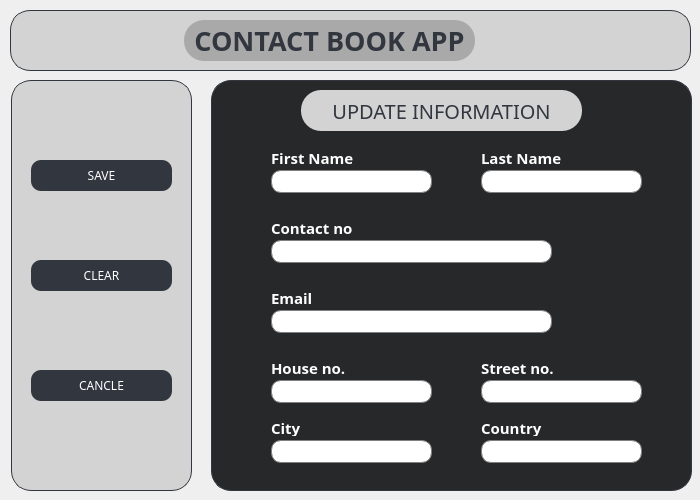
<?xml version="1.0" encoding="UTF-8"?>
<ui version="4.0">
 <class>EditWindow</class>
 <widget class="QDialog" name="EditWindow">
  <property name="geometry">
   <rect>
    <x>0</x>
    <y>0</y>
    <width>700</width>
    <height>500</height>
   </rect>
  </property>
  <property name="windowTitle">
   <string>Dialog</string>
  </property>
  <property name="styleSheet">
   <string notr="true">QForm
{
	background-color: black;
}</string>
  </property>
  <widget class="QFrame" name="LeftPanel">
   <property name="geometry">
    <rect>
     <x>11</x>
     <y>80</y>
     <width>181</width>
     <height>411</height>
    </rect>
   </property>
   <property name="styleSheet">
    <string notr="true">QFrame {
    background-color: lightgray;
    border: 1px solid #31363F;
    border-radius: 20px;
}

QFrame:hover {
    background-color: darkgray;
}</string>
   </property>
   <property name="frameShape">
    <enum>QFrame::StyledPanel</enum>
   </property>
   <property name="frameShadow">
    <enum>QFrame::Raised</enum>
   </property>
   <widget class="QPushButton" name="SaveContactButton">
    <property name="geometry">
     <rect>
      <x>20</x>
      <y>80</y>
      <width>141</width>
      <height>31</height>
     </rect>
    </property>
    <property name="font">
     <font>
      <family>Unispace</family>
     </font>
    </property>
    <property name="cursor">
     <cursorShape>PointingHandCursor</cursorShape>
    </property>
    <property name="styleSheet">
     <string notr="true">QPushButton {
    background-color: #31363F;
    color: white;
    border: none;
    padding: 8px 16px;
    border-radius: 10px;
}
QPushButton:hover {
    background-color: #CED4DA;
    color: #4CAF50;
}</string>
    </property>
    <property name="text">
     <string>SAVE</string>
    </property>
   </widget>
   <widget class="QPushButton" name="CancelAddContact">
    <property name="geometry">
     <rect>
      <x>20</x>
      <y>290</y>
      <width>141</width>
      <height>31</height>
     </rect>
    </property>
    <property name="font">
     <font>
      <family>Unispace</family>
     </font>
    </property>
    <property name="cursor">
     <cursorShape>PointingHandCursor</cursorShape>
    </property>
    <property name="styleSheet">
     <string notr="true">QPushButton {
    background-color: #31363F;
    color: white;
    border: none;
    padding: 8px 16px;
    border-radius: 10px;
}
QPushButton:hover {
    background-color: #CED4DA;
    color: #4CAF50;
}</string>
    </property>
    <property name="text">
     <string>CANCLE</string>
    </property>
   </widget>
   <widget class="QPushButton" name="ClearButton">
    <property name="geometry">
     <rect>
      <x>20</x>
      <y>180</y>
      <width>141</width>
      <height>31</height>
     </rect>
    </property>
    <property name="font">
     <font>
      <family>Unispace</family>
     </font>
    </property>
    <property name="cursor">
     <cursorShape>PointingHandCursor</cursorShape>
    </property>
    <property name="styleSheet">
     <string notr="true">QPushButton {
    background-color: #31363F;
    color: white;
    border: none;
    padding: 8px 16px;
    border-radius: 10px;
}
QPushButton:hover {
    background-color: #CED4DA;
    color: #4CAF50;
}</string>
    </property>
    <property name="text">
     <string>CLEAR</string>
    </property>
   </widget>
  </widget>
  <widget class="QFrame" name="RightPanel">
   <property name="geometry">
    <rect>
     <x>211</x>
     <y>80</y>
     <width>481</width>
     <height>411</height>
    </rect>
   </property>
   <property name="styleSheet">
    <string notr="true">QFrame
{
	background-color: #272829;
	border: 1px solid #31363F;
	border-radius:20px;
}</string>
   </property>
   <property name="frameShape">
    <enum>QFrame::StyledPanel</enum>
   </property>
   <property name="frameShadow">
    <enum>QFrame::Raised</enum>
   </property>
   <widget class="QLabel" name="OperationHeading">
    <property name="geometry">
     <rect>
      <x>90</x>
      <y>10</y>
      <width>281</width>
      <height>41</height>
     </rect>
    </property>
    <property name="font">
     <font>
      <family>Unispace</family>
      <pointsize>15</pointsize>
      <bold>false</bold>
     </font>
    </property>
    <property name="styleSheet">
     <string notr="true">QLabel
{
	border: none;
	background-color: lightgray;
	color: #31363F;
}</string>
    </property>
    <property name="text">
     <string>UPDATE INFORMATION</string>
    </property>
    <property name="alignment">
     <set>Qt::AlignCenter</set>
    </property>
   </widget>
   <widget class="QLabel" name="FirstNameHeading">
    <property name="geometry">
     <rect>
      <x>60</x>
      <y>70</y>
      <width>91</width>
      <height>16</height>
     </rect>
    </property>
    <property name="font">
     <font>
      <family>Unispace</family>
      <pointsize>11</pointsize>
      <bold>true</bold>
     </font>
    </property>
    <property name="styleSheet">
     <string notr="true">QLabel
{
	color: white;
	border: none;
}</string>
    </property>
    <property name="text">
     <string>First Name</string>
    </property>
   </widget>
   <widget class="QLabel" name="ContactNumberHeading">
    <property name="geometry">
     <rect>
      <x>60</x>
      <y>140</y>
      <width>91</width>
      <height>16</height>
     </rect>
    </property>
    <property name="font">
     <font>
      <family>Unispace</family>
      <pointsize>11</pointsize>
      <bold>true</bold>
     </font>
    </property>
    <property name="styleSheet">
     <string notr="true">QLabel
{
	color: white;
	border: none;
}</string>
    </property>
    <property name="text">
     <string>Contact no</string>
    </property>
   </widget>
   <widget class="QLabel" name="HouseHeading">
    <property name="geometry">
     <rect>
      <x>60</x>
      <y>280</y>
      <width>141</width>
      <height>16</height>
     </rect>
    </property>
    <property name="font">
     <font>
      <family>Unispace</family>
      <pointsize>11</pointsize>
      <bold>true</bold>
     </font>
    </property>
    <property name="styleSheet">
     <string notr="true">QLabel
{
	color: white;
	border: none;
}</string>
    </property>
    <property name="text">
     <string>House no.</string>
    </property>
   </widget>
   <widget class="QLineEdit" name="FirstNameInput">
    <property name="geometry">
     <rect>
      <x>60</x>
      <y>90</y>
      <width>161</width>
      <height>23</height>
     </rect>
    </property>
    <property name="font">
     <font>
      <pointsize>10</pointsize>
      <bold>true</bold>
     </font>
    </property>
    <property name="styleSheet">
     <string notr="true">QLineEdit {
    border: 1px solid gray;
    border-radius: 10px;
    color: darkgray; 
}</string>
    </property>
   </widget>
   <widget class="QLineEdit" name="LastNameInput">
    <property name="geometry">
     <rect>
      <x>270</x>
      <y>90</y>
      <width>161</width>
      <height>23</height>
     </rect>
    </property>
    <property name="font">
     <font>
      <pointsize>10</pointsize>
      <bold>true</bold>
     </font>
    </property>
    <property name="styleSheet">
     <string notr="true">QLineEdit {
    border: 1px solid gray;
    border-radius: 10px;
    color: darkgray; 
}
</string>
    </property>
   </widget>
   <widget class="QLineEdit" name="PhoneNumberInput">
    <property name="geometry">
     <rect>
      <x>60</x>
      <y>160</y>
      <width>281</width>
      <height>23</height>
     </rect>
    </property>
    <property name="font">
     <font>
      <pointsize>10</pointsize>
      <bold>true</bold>
     </font>
    </property>
    <property name="styleSheet">
     <string notr="true">QLineEdit {
    border: 1px solid gray;
    border-radius: 10px;
    color: darkgray; 
}
</string>
    </property>
   </widget>
   <widget class="QLineEdit" name="EmailAddressInput">
    <property name="geometry">
     <rect>
      <x>60</x>
      <y>230</y>
      <width>281</width>
      <height>23</height>
     </rect>
    </property>
    <property name="font">
     <font>
      <pointsize>10</pointsize>
      <bold>true</bold>
     </font>
    </property>
    <property name="styleSheet">
     <string notr="true">QLineEdit {
    border: 1px solid gray;
    border-radius: 10px;
    color: darkgray; 
}
</string>
    </property>
   </widget>
   <widget class="QLineEdit" name="HouseInput">
    <property name="geometry">
     <rect>
      <x>60</x>
      <y>300</y>
      <width>161</width>
      <height>23</height>
     </rect>
    </property>
    <property name="font">
     <font>
      <pointsize>10</pointsize>
      <bold>true</bold>
     </font>
    </property>
    <property name="styleSheet">
     <string notr="true">QLineEdit {
    border: 1px solid gray;
    border-radius: 10px;
    color: darkgray; 
}
</string>
    </property>
   </widget>
   <widget class="QLineEdit" name="CountryInput">
    <property name="geometry">
     <rect>
      <x>270</x>
      <y>360</y>
      <width>161</width>
      <height>23</height>
     </rect>
    </property>
    <property name="font">
     <font>
      <pointsize>10</pointsize>
      <bold>true</bold>
     </font>
    </property>
    <property name="styleSheet">
     <string notr="true">QLineEdit {
    border: 1px solid gray;
    border-radius: 10px;
    color: darkgray; 
}
</string>
    </property>
   </widget>
   <widget class="QLineEdit" name="CityInput">
    <property name="geometry">
     <rect>
      <x>60</x>
      <y>360</y>
      <width>161</width>
      <height>23</height>
     </rect>
    </property>
    <property name="font">
     <font>
      <pointsize>10</pointsize>
      <bold>true</bold>
     </font>
    </property>
    <property name="styleSheet">
     <string notr="true">QLineEdit {
    border: 1px solid gray;
    border-radius: 10px;
    color: darkgray; 
}
</string>
    </property>
   </widget>
   <widget class="QLineEdit" name="StreetInput">
    <property name="geometry">
     <rect>
      <x>270</x>
      <y>300</y>
      <width>161</width>
      <height>23</height>
     </rect>
    </property>
    <property name="font">
     <font>
      <pointsize>10</pointsize>
      <bold>true</bold>
     </font>
    </property>
    <property name="styleSheet">
     <string notr="true">QLineEdit {
    border: 1px solid gray;
    border-radius: 10px;
    color: darkgray; 
}
</string>
    </property>
   </widget>
   <widget class="QLabel" name="LastNameHeading">
    <property name="geometry">
     <rect>
      <x>270</x>
      <y>70</y>
      <width>91</width>
      <height>16</height>
     </rect>
    </property>
    <property name="font">
     <font>
      <family>Unispace</family>
      <pointsize>11</pointsize>
      <bold>true</bold>
     </font>
    </property>
    <property name="styleSheet">
     <string notr="true">QLabel
{
	color: white;
	border: none;
}</string>
    </property>
    <property name="text">
     <string>Last Name</string>
    </property>
   </widget>
   <widget class="QLabel" name="EmailHeading">
    <property name="geometry">
     <rect>
      <x>60</x>
      <y>210</y>
      <width>91</width>
      <height>16</height>
     </rect>
    </property>
    <property name="font">
     <font>
      <family>Unispace</family>
      <pointsize>11</pointsize>
      <bold>true</bold>
     </font>
    </property>
    <property name="styleSheet">
     <string notr="true">QLabel
{
	color: white;
	border: none;
}</string>
    </property>
    <property name="text">
     <string>Email</string>
    </property>
   </widget>
   <widget class="QLabel" name="StreetHeading">
    <property name="geometry">
     <rect>
      <x>270</x>
      <y>280</y>
      <width>141</width>
      <height>16</height>
     </rect>
    </property>
    <property name="font">
     <font>
      <family>Unispace</family>
      <pointsize>11</pointsize>
      <bold>true</bold>
     </font>
    </property>
    <property name="styleSheet">
     <string notr="true">QLabel
{
	color: white;
	border: none;
}</string>
    </property>
    <property name="text">
     <string>Street no.</string>
    </property>
   </widget>
   <widget class="QLabel" name="CityHeading">
    <property name="geometry">
     <rect>
      <x>60</x>
      <y>340</y>
      <width>141</width>
      <height>16</height>
     </rect>
    </property>
    <property name="font">
     <font>
      <family>Unispace</family>
      <pointsize>11</pointsize>
      <bold>true</bold>
     </font>
    </property>
    <property name="styleSheet">
     <string notr="true">QLabel
{
	color: white;
	border: none;
}</string>
    </property>
    <property name="text">
     <string>City</string>
    </property>
   </widget>
   <widget class="QLabel" name="CountryHeading">
    <property name="geometry">
     <rect>
      <x>270</x>
      <y>340</y>
      <width>141</width>
      <height>16</height>
     </rect>
    </property>
    <property name="font">
     <font>
      <family>Unispace</family>
      <pointsize>11</pointsize>
      <bold>true</bold>
     </font>
    </property>
    <property name="styleSheet">
     <string notr="true">QLabel
{
	color: white;
	border: none;
}</string>
    </property>
    <property name="text">
     <string>Country</string>
    </property>
   </widget>
  </widget>
  <widget class="QFrame" name="UpperPanel">
   <property name="geometry">
    <rect>
     <x>10</x>
     <y>10</y>
     <width>681</width>
     <height>61</height>
    </rect>
   </property>
   <property name="maximumSize">
    <size>
     <width>16777215</width>
     <height>16777215</height>
    </size>
   </property>
   <property name="styleSheet">
    <string notr="true">QFrame {
    background-color: lightgray;
    border: 1px solid #31363F;
    border-radius: 20px;
}

QFrame:hover {
    background-color: darkgray;
}</string>
   </property>
   <property name="frameShape">
    <enum>QFrame::StyledPanel</enum>
   </property>
   <property name="frameShadow">
    <enum>QFrame::Raised</enum>
   </property>
   <widget class="QLabel" name="Heading">
    <property name="geometry">
     <rect>
      <x>174</x>
      <y>10</y>
      <width>291</width>
      <height>41</height>
     </rect>
    </property>
    <property name="font">
     <font>
      <family>Unispace</family>
      <pointsize>20</pointsize>
      <bold>true</bold>
     </font>
    </property>
    <property name="styleSheet">
     <string notr="true">QLabel
{
	background-color: darkgray;
	border: none;
	color: #31363F;
}</string>
    </property>
    <property name="text">
     <string>CONTACT BOOK APP</string>
    </property>
    <property name="alignment">
     <set>Qt::AlignCenter</set>
    </property>
   </widget>
  </widget>
 </widget>
 <resources/>
 <connections/>
</ui>
